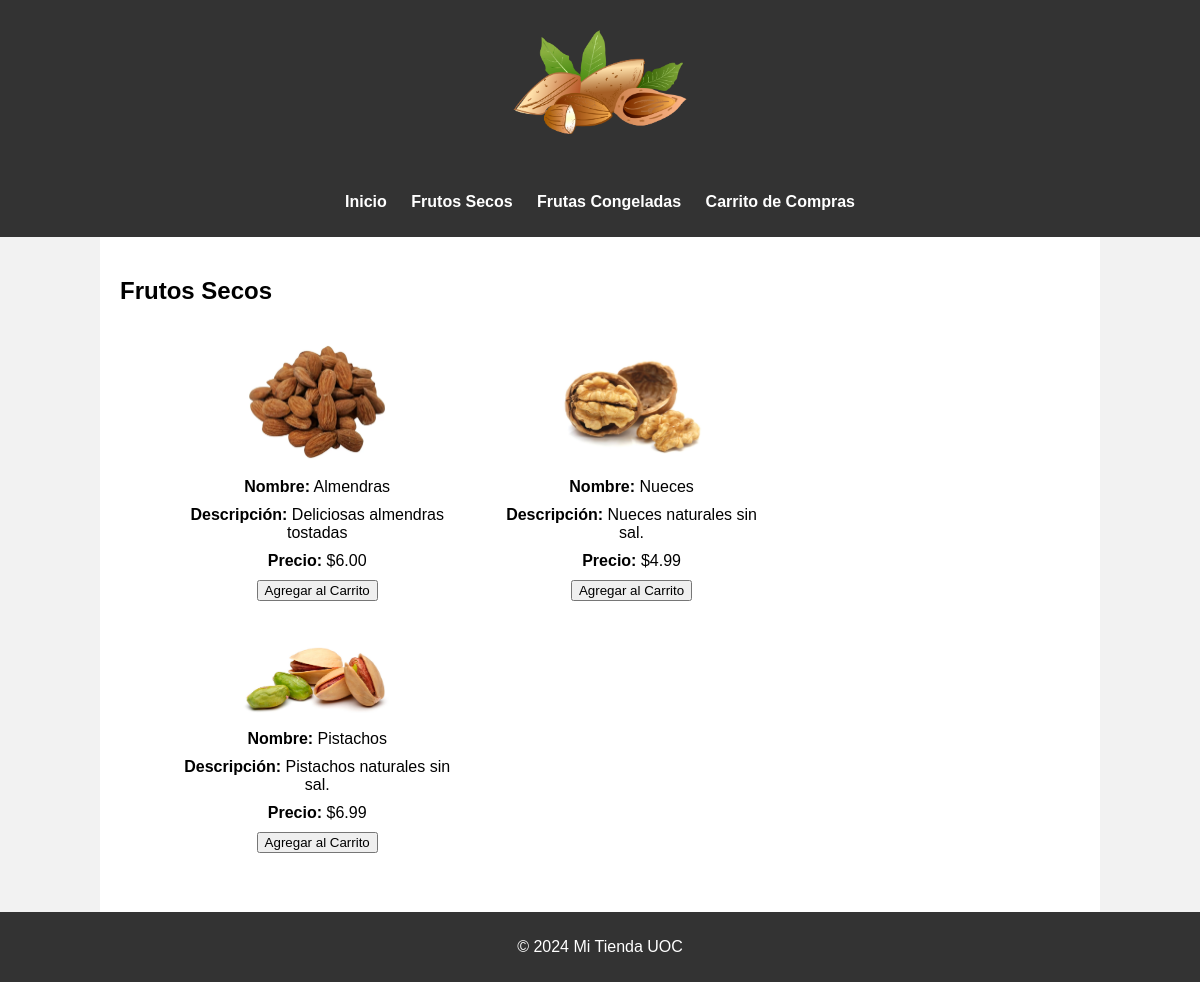
Page /MiTiendaEnLinea/category.php on the committed database.
### tables this page shows
CREATE TABLE `productos` (
  `id` int(11) NOT NULL,
  `nombre` varchar(255) NOT NULL,
  `descripcion` text DEFAULT NULL,
  `precio` decimal(10,2) NOT NULL,
  `stock` int(11) NOT NULL,
  `imagen` varchar(255) DEFAULT NULL,
  `categoria_id` int(11) DEFAULT NULL
);

### MiTiendaEnLinea/category.php (the view, shortened to what this page needs)
<!DOCTYPE html>
<html>
<head>
    <link rel="stylesheet" type="text/css" href="css/styles.css">
</head>
<body>
    <?php
    include "includes/database.php";
    $categoria_id = 1;
    $query = "SELECT id, nombre, descripcion, precio, imagen FROM productos WHERE categoria_id = $categoria_id";
    $result = mysqli_query($conexion, $query);
    ?>
    <header>
        <img src="images/logo.png" alt="Logo de la Tienda" style="width: 200px;">
        <nav>
            <ul>
                <li><a href="index.php">Inicio</a></li>
                <li><a href="category.php?category=1">Frutos Secos</a></li>
                <li><a href="category.php?category=2">Frutas Congeladas</a></li>
                <li><a href="cart.php">Carrito de Compras</a></li>
            </ul>
        </nav>
    </header>
    <main>
        <section class="category">
            <h2><?php echo ($categoria_id == 1) ? "Frutos Secos" : "Frutas Congeladas"; ?></h2>
            <ul>
                <?php
                if (mysqli_num_rows($result) > 0) {
                    while ($row = mysqli_fetch_assoc($result)) {
                        echo "<li class='product'>";
                        echo "<img src='" . $row['imagen'] . "' alt='" . $row['nombre'] . "' style='width: 150px;'>";
                        echo "<p><strong>Nombre:</strong> " . $row['nombre'] . "</p>";
                        echo "<p><strong>Descripción:</strong> " . $row['descripcion'] . "</p>";
                        echo "<p><strong>Precio:</strong> $" . number_format($row['precio'], 2) . "</p>";
                        echo "<form action='category.php' method='post'>";
                        echo "<input type='submit' name='agregar_al_carrito' value='Agregar al Carrito'>";
                        echo "</form>";
                        echo "</li>";
                    }
                } else {
                    echo "<p>No se encontraron productos en esta categoría.</p>";
                }
                ?>
            </ul>
        </section>
    </main>
    <footer>
        <p>&copy; <?php echo date("Y"); ?> Mi Tienda UOC</p>
    </footer>
</body>
</html>

### MiTiendaEnLinea/css/styles.css (style rules this page uses)
body { font-family: Arial, sans-serif; margin: 0; padding: 0; background-color: #f2f2f2; }
header { background-color: #333; color: #fff; text-align: center; padding: 10px 0; }
nav ul { list-style: none; padding: 0; }
nav ul li { display: inline; margin: 0 10px; }
nav ul li a { text-decoration: none; color: #fff; font-weight: bold; }
main { width: 80%; margin: 0 auto; background-color: #fff; padding: 20px; }
.category { margin: 20px 0; }
.category h2 { font-size: 24px; margin: 10px 0; }
.product { display: inline-block; width: 30%; margin: 1%; background-color: #fff; padding: 10px; text-align: center; }
.product img { max-width: 100%; height: auto; }
.product p { font-size: 16px; margin: 10px 0; }
footer { background-color: #333; color: #fff; text-align: center; padding: 10px 0; }

### rows in the picture
productos: imagen (picture), nombre "Almendras", descripcion "Deliciosas almendras tostadas", precio "6.00"
productos: imagen (picture), nombre "Nueces", descripcion "Nueces naturales sin sal.", precio "4.99"
productos: shows a picture, nombre "Pistachos", descripcion "Pistachos naturales sin sal.", precio "6.99"
